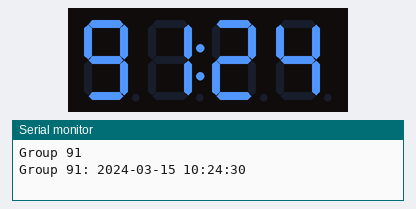
The sketch below on a simulated Arduino Uno, built with avr-gcc and run on an emulated ATmega328P. Parts: 4-digit seven-segment display, the last lines printed to the serial monitor. The local clock reads 2024-03-15 10:24:30 at power-on unless the sketch sets it.

Above: at 0.1 s.
At 90.4 s:
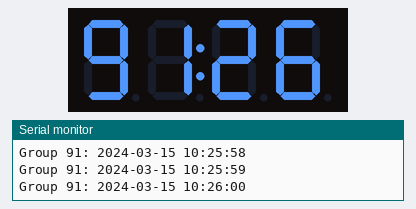

The sketch:

RTCtester.ino
```cpp
// 实验2：DS1307 实时时钟 + TM1637 显示“组号:分钟” + 串口带组号
#include "TM1637.h"
#include "RTClib.h"

#define CLK 10
#define DIO 9
#define GROUP_NUM 91     // 你们组的组号（0-99）

TM1637 tm1637(CLK, DIO);
RTC_DS1307 RTC;

void setup() {
  Serial.begin(9600);

  if (!RTC.begin()) {
    Serial.println("Couldn't find RTC");
    while (1);
  }
  if (!RTC.isrunning()) {
    Serial.println("RTC is NOT running, set to compile time");
    RTC.adjust(DateTime(F(__DATE__), F(__TIME__)));
  }

  tm1637.init();
  tm1637.set(7);          // 亮度 7（最亮，便于实验观察）
  tm1637.point(POINT_ON); // 点亮中间的冒号

  Serial.print("Group ");
  Serial.println(GROUP_NUM);
}

void loop() {
  DateTime now = RTC.now();
  int group = GROUP_NUM % 100;
  int minute = now.minute();

  // 左两位 = 组号，右两位 = 分钟，中间冒号 => “组号:分钟”
  tm1637.display(0, group / 10);
  tm1637.display(1, group % 10);
  tm1637.display(2, minute / 10);
  tm1637.display(3, minute % 10);
  tm1637.point(POINT_ON);

  // 串口数据前加组号
  Serial.print("Group ");
  Serial.print(GROUP_NUM);
  Serial.print(": ");
  Serial.print(now.year());
  Serial.print('-');
  if (now.month() < 10) Serial.print('0');
  Serial.print(now.month());
  Serial.print('-');
  if (now.day() < 10) Serial.print('0');
  Serial.print(now.day());
  Serial.print(' ');
  if (now.hour() < 10) Serial.print('0');
  Serial.print(now.hour());
  Serial.print(':');
  if (now.minute() < 10) Serial.print('0');
  Serial.print(now.minute());
  Serial.print(':');
  if (now.second() < 10) Serial.print('0');
  Serial.println(now.second());

  delay(1000);
}
```
